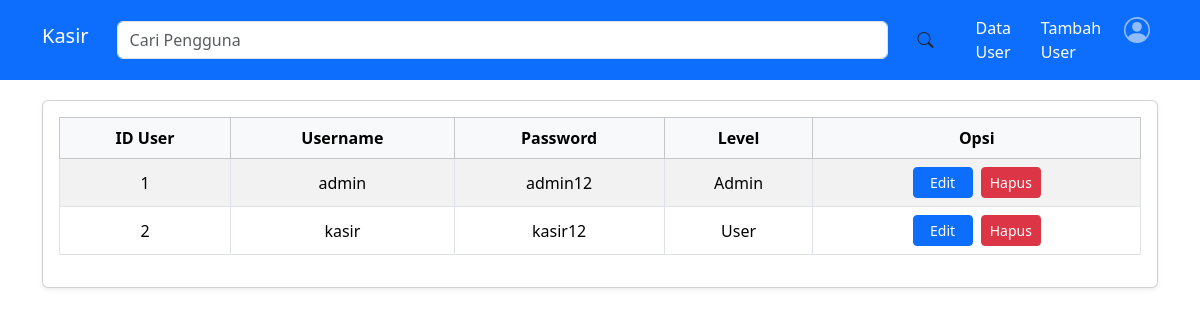
The app's page /user/index.php with its own data.
### tables this page shows
CREATE TABLE `user` (
  `id_user` int(11) NOT NULL,
  `username` varchar(255) NOT NULL,
  `password` varchar(255) NOT NULL,
  `level` enum('Admin','User') NOT NULL
);

### user/index.php (the view, shortened to what this page needs)
<?php
include "header.php";
?>
<!DOCTYPE html>
<html lang="en">
<head>
  <link href="https://cdn.jsdelivr.net/npm/bootstrap@5.3.3/dist/css/bootstrap.min.css" rel="stylesheet"
>
</head>
<body>
  <div class="container">
    <div class="card shadow-sm">
      <div class="card-body">
        <table class="table table-bordered table-striped table-hover">
          <thead class="table-light">
            <tr>
              <th>ID User</th>
              <th>Username</th>
              <th>Password</th>
              <th>Level</th>
              <th>Opsi</th>
            </tr>
          </thead>
          <tbody>
            <?php
              include('../koneksi.php');
              $keyword = '';
              $query = "SELECT * FROM user WHERE username LIKE '%$keyword%' OR id_user LIKE '%$keyword%' OR level LIKE '%$keyword%'";
              $result = mysqli_query($koneksi, $query);
              if (mysqli_num_rows($result) == 0) {
                  echo '<tr><td colspan="5" class="text-center">Tidak ada data</td></tr>';
              } else {
                  while ($data = mysqli_fetch_assoc($result)) {
                      echo '<tr>';
                      echo '<td>' . ($data['id_user']) . '</td>';
                      echo '<td>' . ($data['username']) . '</td>';
                      echo '<td>' . ($data['password']) . '</td>';
                      echo '<td>' . ($data['level']) . '</td>';
                      echo '<td>
                              <a class="btn btn-primary btn-sm me-1" href="edit.php?id=' . $data['id_user'] . '">Edit</a>
                              <a class="btn btn-danger btn-sm" href="hapus.php?id=' . $data['id_user'] . '" onclick="return confirm(\'Yakin ingin menghapus?\')">Hapus</a>
                            </td>';
                      echo '</tr>';
                  }
              }
            ?>
          </tbody>
        </table>
      </div>
    </div>
  </div>
</body>
</html>

### user/index.php (style rules this page uses)
body { padding-top: 100px; }
.table th, .table td { vertical-align: middle; text-align: center; }
.btn { min-width: 60px; }

### records on screen
user: id_user "1", username "admin", password "admin12", level "Admin"
user: id_user "2", username "kasir", password "kasir12", level "User"
